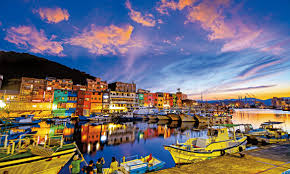
#> input picture OpenCV/01.jpeg, 290 x 174 px, given in place of the camera
$ python '背景移除.py'
#> lines starting #> are read from the running program, lines starting #| are printed output that depends on the picture
import cv2
cap = cv2.VideoCapture(0)
#儲存背景
bg = None

while True:
    ret, frame = cap.read()
#> frame is the input picture: shape (174, 290, 3); mean B, G, R 118, 110.5, 116
    gray = cv2.cvtColor(frame, cv2.COLOR_BGR2GRAY)
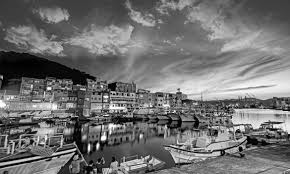
#> gray: shape (174, 290); min 0, max 254, mean 113
    #將圖像從一種顏色空間轉換為另一種顏色空間。
    #在從RGB顏色空間轉換的情況下，應明確指定通道的順序（RGB或BGR）。
    #請注意，OpenCV中的默認顏色格式通常稱為RGB，但實際上是BGR（字節是相反的）。
    #R，G和B通道值的常規範圍是：CV_8U圖像為0至255.CV_16U圖像為0至65535.CV_32F圖像為0到1
    #原型 dst = cv.cvtColor(src, code[, dst[, dstCn]])
    #src 輸入圖像：8位無符號，16位無符號（CV_16UC ...）或單精度浮點。
    #code 顏色空間轉換代碼（請參閱ColorConversionCodes）。
    #dst 輸出與src具有相同大小和深度的圖像。
    gray = cv2.GaussianBlur(gray, (17, 17), 0)
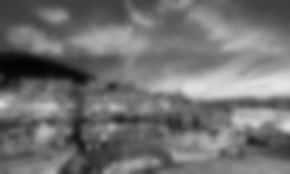
#> gray: shape (174, 290); min 3, max 229, mean 113
    #使用高斯濾鏡模糊圖像。
    #原型 dst = cv.GaussianBlur(src, ksize, sigmaX[, dst[, sigmaY[, borderType]]])
    #src 輸入圖像；圖像可以具有任意數量的通道，這些通道可以獨立處理，但深度應為CV_8U，CV_16U，CV_16S，CV_32F或CV_64F。
    #ksize 高斯核大小。ksize.width和ksize.height可以不同，但它們都必須為正數和奇數。或者，它們可以為零，然後根據sigma計算得出。
    #sigmaX X方向上的高斯核標準偏差
    #dst 輸出與src具有相同大小和深度的圖像。

    if bg is None:
        bg = gray
        continue

    diff = cv2.absdiff(gray, bg)
    #計算兩個數組之間或數組與標量之間的每個元素的絕對差。
    #原型 dst = cv.absdiff( src1, src2[, dst])
    #src1 第一個輸入數組或標量。
    #src2 第二個輸入數組或標量。
    #dst 輸出與src具有相同大小和深度的圖像。
    diff = cv2.threshold(diff, 30, 255, cv2.THRESH_BINARY)[1]
    #將固定級別閾值應用於每個數組元素。
    #該功能通常用於從灰度圖像中獲取一個二級（二進制）圖像（比較也可以用於此目的）或用於去除噪聲，即濾除具有太小或太大值的像素。該功能支持幾種類型的閾值處理。
    #原型 retval, dst =   cv.threshold( src, thresh, maxval, type[, dst]
    #src 輸入數組（多通道，8位或32位浮點）。
    #thresh 閾值。。
    #maxval THRESH_BINARY和THRESH_BINARY_INV閾值類型使用的最大值。
    #type 閾值類型（請參閱ThresholdTypes）。
    #dst 與src具有相同大小，類型和相同通道數的輸出數組。
    diff = cv2.erode(diff, None, iterations=2)
    #該函數使用指定的結構化元素腐蝕源圖像，該結構化元素確定在其上採用最小值的像素鄰域的形狀：
    #原型 dst =   cv.erode(   src, kernel[, dst[, anchor[, iterations[, borderType[, borderValue]]]]] )
    #src 輸入圖像；通道數可以是任意的，但深度應為CV_8U，CV_16U，CV_16S，CV_32F或CV_64F之一。
    #kernel 用於侵蝕的結構元素；如果為element=Mat()，3 x 3則使用矩形結構元素。可以使用getStructuringElement創建內核。
    #anchor 錨在元素內的位置；默認值（-1，-1）表示錨點位於元素中心。
    #iterations 施加腐蝕的次數。。
    #dst 與src具有相同大小，類型和相同通道數的輸出數組。
    diff = cv2.dilate(diff, None, iterations=2)

    cnts, hierarchy = cv2.findContours(diff, cv2.RETR_EXTERNAL, cv2.CHAIN_APPROX_SIMPLE)
    #查找二進製圖像中的輪廓。
    #原型 contours, hierarchy =   cv.findContours(    image, mode, method[, contours[, hierarchy[, offset]]]  )
    #image 源，一個8位單通道圖像。非零像素被視為1。零像素保持為0，因此圖像被視為binary。您可以使用compare，inRange，threshold，adaptiveThreshold，Canny和其他圖像來創建灰度或彩色二進製圖像。如果mode等於RETR_CCOMP或RETR_FLOODFILL，則輸入也可以是標籤的32位整數圖像（CV_32SC1）。
    #mode 輪廓檢索模式，請參閱RetrievalModes。
        #cv.RETR_EXTERNAL 僅檢索極端的外部輪廓。
        #cv.RETR_LIST 在不建立任何層次關係的情況下檢索所有輪廓。
        #cv.RETR_CCOMP 檢索所有輪廓並將其組織為兩級層次結構。在頂層，組件具有外部邊界。在第二層，有孔的邊界。如果所連接組件的孔內還有其他輪廓，則該輪廓仍將放置在頂層。
        #cv.RETR_TREE 檢索所有輪廓，並重建嵌套輪廓的完整層次。
    #method 輪廓近似方法，請參見ContourApproximationModes。
        #cv.CHAIN_APPROX_NONE 絕對存儲所有輪廓點。
        #cv.CHAIN_APPROX_SIMPLE 壓縮水平，垂直和對角線段，僅保留其端點。例如，一個直立的矩形輪廓編碼有4個點。
    #contours 檢測到的輪廓。每個輪廓都存儲為點的向量（例如std :: vector <std :: vector <cv :: Point>>）。
    #hierarchy 可選的輸出向量（例如std :: vector <cv :: Vec4i>），包含有關圖像拓撲的信息。它具有與輪廓數量一樣多的元素。
        #對於每個第i個輪廓輪廓[i]，將元素等級[i] [0]，等級[i] [1]，等級[i] [2]和等級[i] [3]設置為0-在相同的層次級別上，基於下一個和上一個輪廓的輪廓的索引，分別是第一個子輪廓和父輪廓。如果對於輪廓i，沒有下一個，上一個，父級或嵌套的輪廓，則hierarchy [i]的相應元素將為負。

    for c in cnts:
        if cv2.contourArea(c) < 500:
        #計算輪廓區域。
        #原型 retval = cv.contourArea( contour[, oriented] )

        #contour Input vector of 2D points (contour vertices), stored in std::vector or Mat.
        #oriented 定向區域標誌。如果為true，則函數將根據輪廓方向（順時針或逆時針）返回帶符號的區域值
            continue
        (x, y, w, h) = cv2.boundingRect(c)
        cv2.rectangle(frame, (x, y), (x+w, y+h), (0,255,0), 2)

    cv2.imshow("frame", diff)
    if cv2.waitKey(1) == 27:
        cv2.destoryAllWindows()
        break

$ run again, on OpenCV/02.jpeg
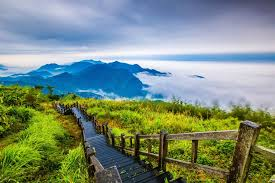
#> input picture OpenCV/02.jpeg, 275 x 183 px, given in place of the camera
#> frame is the input picture: shape (183, 275, 3); mean B, G, R 125, 140.7, 122.3
#> `gray = cv2.cvtColor(frame, cv2.COLOR_BGR2GRAY)`:
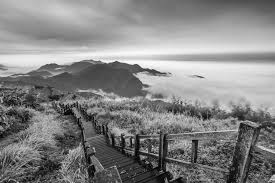
#> gray: shape (183, 275); min 0, max 255, mean 133.4
#> `gray = cv2.GaussianBlur(gray, (17, 17), 0)`:
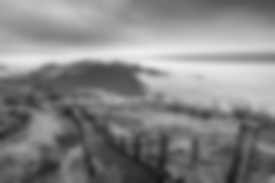
#> gray: shape (183, 275); min 24, max 236, mean 133.4

$ run again, on OpenCV/03.jpeg
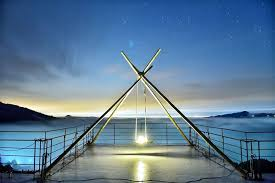
#> input picture OpenCV/03.jpeg, 275 x 183 px, given in place of the camera
#> frame is the input picture: shape (183, 275, 3); mean B, G, R 149, 123.8, 94.5
#> `gray = cv2.cvtColor(frame, cv2.COLOR_BGR2GRAY)`:
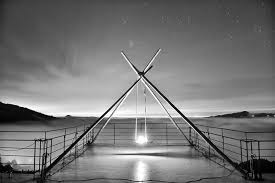
#> gray: shape (183, 275); min 0, max 255, mean 117.9
#> `gray = cv2.GaussianBlur(gray, (17, 17), 0)`:
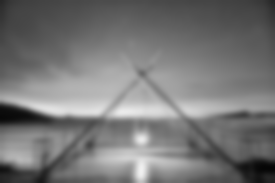
#> gray: shape (183, 275); min 6, max 240, mean 117.9

$ run again, on OpenCV/04.jpeg
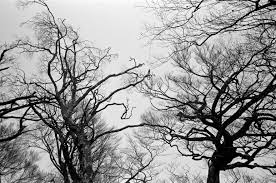
#> input picture OpenCV/04.jpeg, 276 x 183 px, given in place of the camera
#> frame is the input picture: shape (183, 276, 3); min 0, max 255, mean 152.4
#> `gray = cv2.GaussianBlur(gray, (17, 17), 0)`:
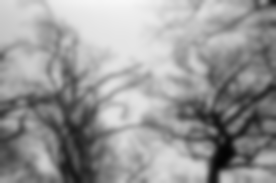
#> gray: shape (183, 276); min 4, max 247, mean 152.4
